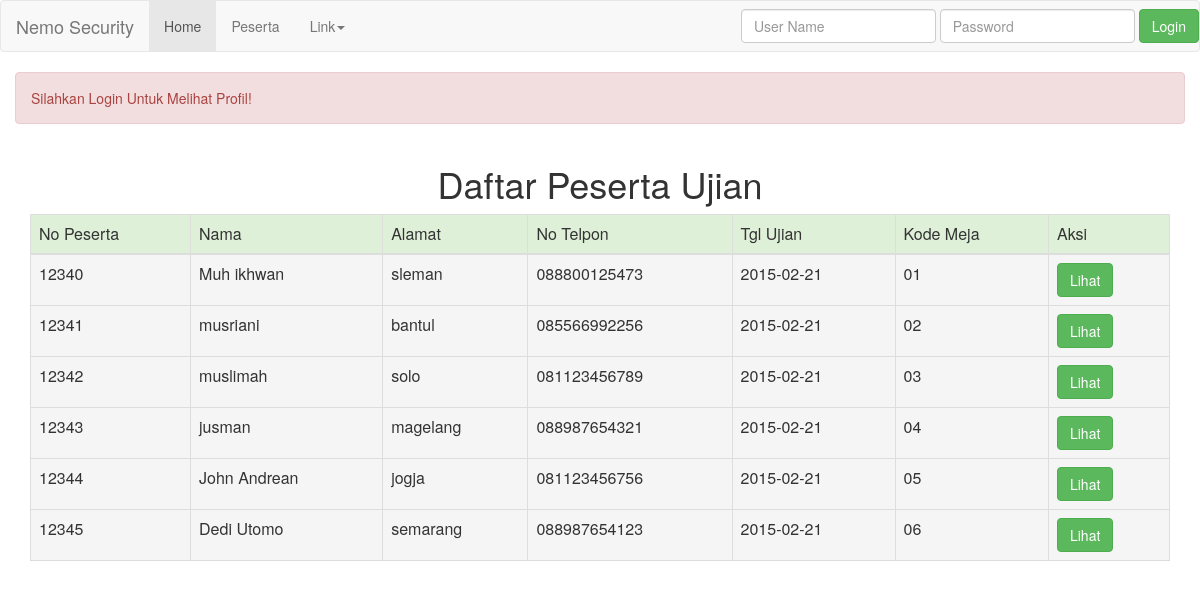
/v/sqli/index.php?error=2, run on the app's committed database.
### tables this page shows
CREATE TABLE `peserta_pns` (
  `id` int(10) NOT NULL AUTO_INCREMENT,
  `no_p` int(20) NOT NULL,
  `nama` varchar(50) NOT NULL,
  `alamat` varchar(80) NOT NULL,
  `no_hp` char(12) NOT NULL,
  `tgl_ujian` date NOT NULL,
  `kode_meja` char(5) NOT NULL,
  `kode_soal` char(10) NOT NULL,
  PRIMARY KEY (`id`),
  UNIQUE KEY `no_p` (`no_p`)
);

### lib/db.class.php (called while the page is built, shortened)
<?php
class DB {
        public function fetch_All($query){
            $q = mysql_query($query) or die(mysql_error());
            return $q;
        }
}

### lib/tabelGrid.php (the view, shortened to what this page needs)
<?php
class TabelGrid {
    public $html;
    public function __construct($cssParentClass, $cssSubClass = Array()) {
        $this->ClassCss = $cssParentClass;
        $this->html = "<table class=\"$this->ClassCss $cssSubClass[0] $cssSubClass[1]\"> ";
    }
    public function endTr(){
        return "</tr> ";
    }
    public function endTable(){
        return "</table> ";
    }
    public function tHead($thead = Array()){
       $this->html .= "<thead><tr class=\"success\"> ";
       foreach ($thead as $th){
           $this->html .= "<td>$th</td> ";
       }
       $this->html .= $this->endTr()."</thead> ";
   }
   public function tbodyFromArray($qobj, $action=false, $link,  $fieldAction, $actionName){
       $this->html .= "<tbody> ";
       while($hasil = mysql_fetch_assoc($qobj)){
           $this->html .= "<tr class=\"active\"> ";
           foreach ($hasil as $key => $values) {
             $this->html .= "<td>".$values."</td>";
           }
            if($action == true){
            $this->html .= "<td><a class=\"btn btn-success\" href=\"$link?$fieldAction=$hasil[$fieldAction]\">$actionName</a></td>";
            }
            $this->html .= "</tr> ";
        }
        $this->html .= "</tbody> ";
   }
   public function cetakTabel(){
       $this->html .= $this->endTable();
       echo $this->html;
   }
}

### data on the page
peserta_pns: no_p "12340 Muh ikhwan sleman 088800125473 2015-02-21 01"
peserta_pns: no_p "12341 musriani bantul 085566992256 2015-02-21 02"
peserta_pns: no_p "12342 muslimah solo 081123456789 2015-02-21 03"
peserta_pns: no_p "12343 jusman magelang 088987654321 2015-02-21 04"
peserta_pns: no_p "12344 John Andrean jogja 081123456756 2015-02-21 05"
peserta_pns: no_p "12345 Dedi Utomo semarang 088987654123 2015-02-21 06"

### other printed values
$pesan "Silahkan Login Untuk Melihat Profil!"
$th "No Peserta Nama Alamat No Telpon Tgl Ujian Kode Meja Aksi"
$actionName "Lihat Lihat Lihat Lihat Lihat Lihat"
